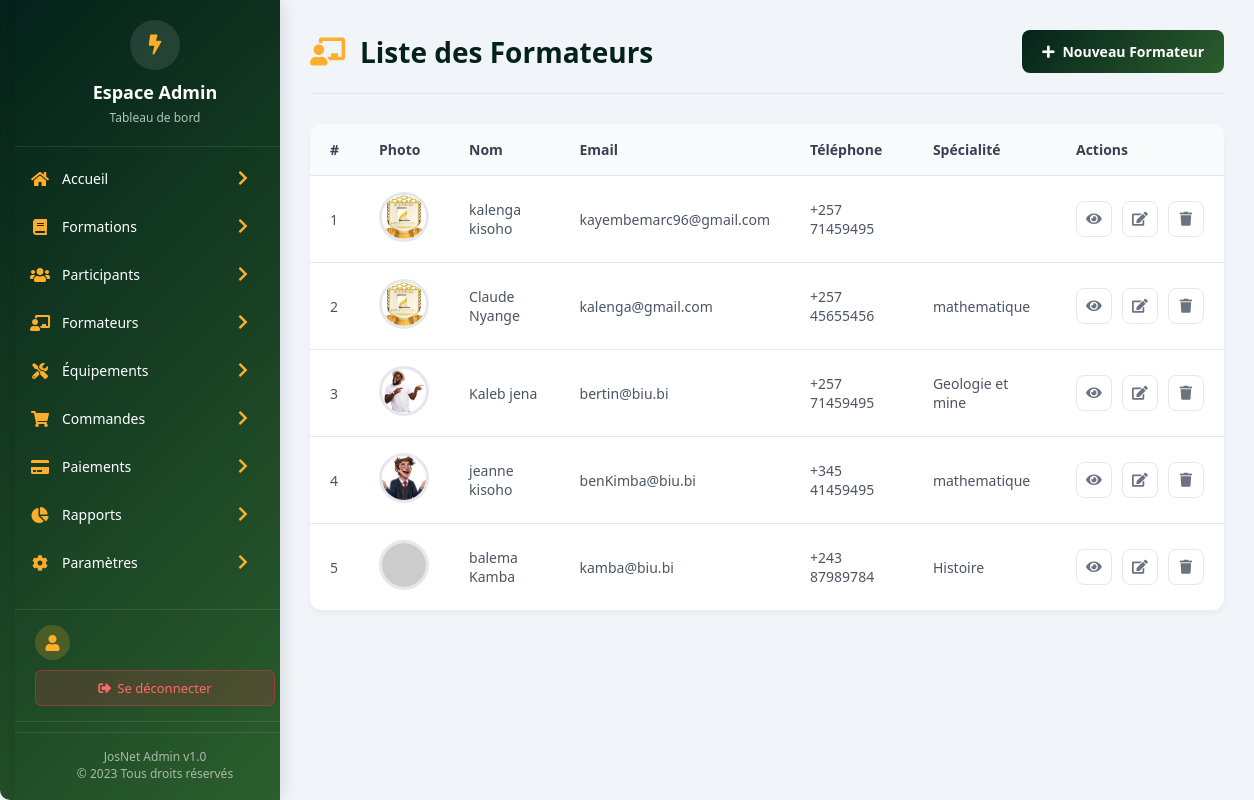
Before: /Admin/liste_formateur.php with the older database file.
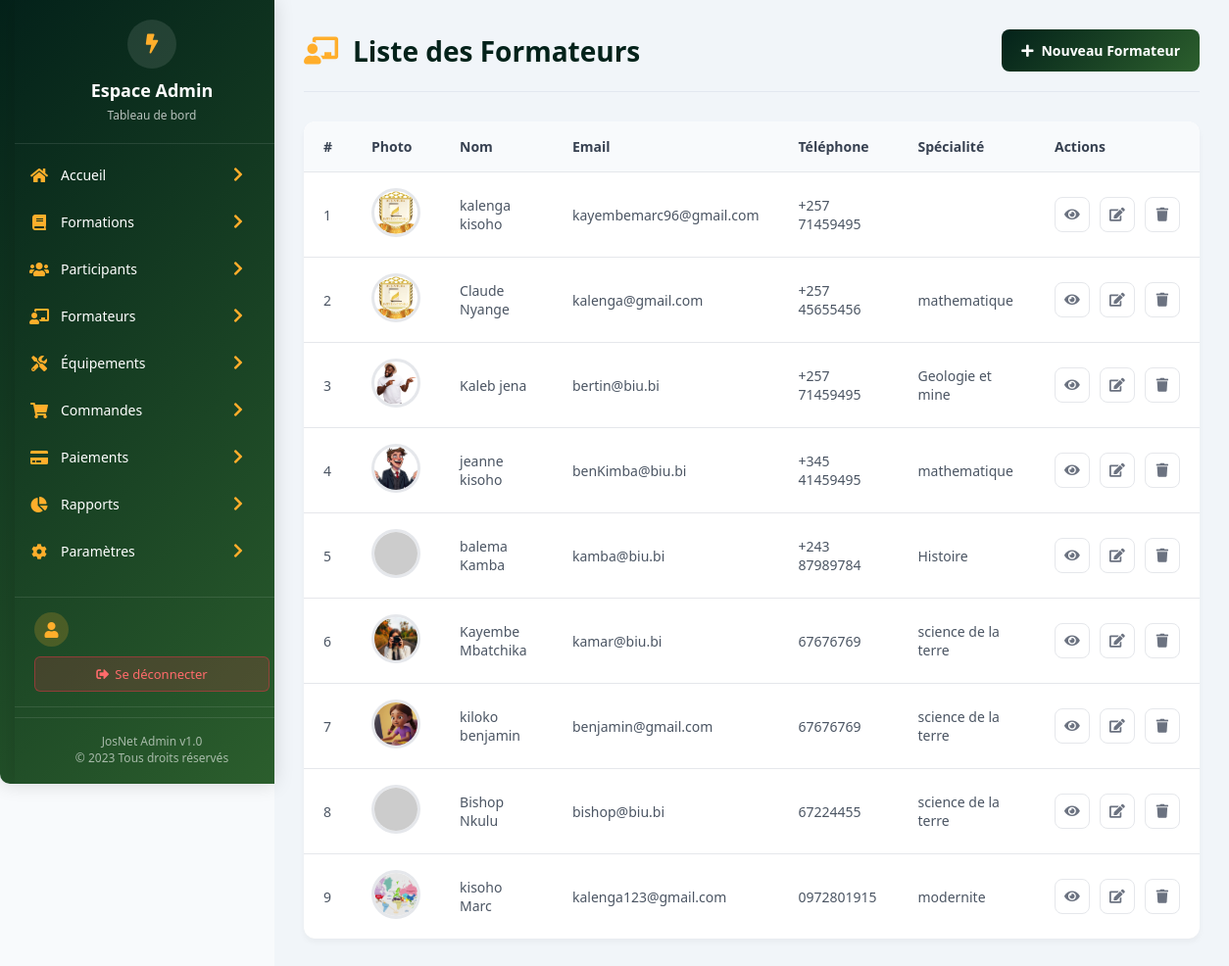
After: the same page with the newer database file.
### tables this page shows
CREATE TABLE IF NOT EXISTS `utilisateurs` (
  `id_utilisateur` int NOT NULL AUTO_INCREMENT,
  `nom` varchar(100) NOT NULL,
  `prenom` varchar(100) DEFAULT NULL,
  `email` varchar(150) NOT NULL,
  `mot_de_passe` varchar(255) NOT NULL,
  `telephone` varchar(20) DEFAULT NULL,
  `role` enum('admin','formateur','etudiant','client') DEFAULT 'client',
  `date_creation` timestamp NULL DEFAULT CURRENT_TIMESTAMP,
  `description` text NOT NULL,
  `photo` text NOT NULL,
  `specialite` varchar(50) NOT NULL,
  `id_formation` int DEFAULT NULL,
  PRIMARY KEY (`id_utilisateur`),
  UNIQUE KEY `email` (`email`),
  KEY `id_formation` (`id_formation`)
);

### modele/utilisateur.php (called while the page is built, shortened)
<?php
include_once('base.php');
class Utilisateur {
    private $id;
    private $nom;
    private $prenom;
    private $email;
    private $telephone;
    private $role;
    private $date_creation;
    private $photo;
    private $specialite;
    public function __construct(
        $id,
        $nom,
        $prenom,
        $email,
        $mot_de_passe,
        $telephone,
        $role,
        $description,
        $date_creation,
        $photo,
        $specialite = '',
        $id_formation = null)
        {
        $this->id = $id;
        $this->nom = $nom;
        $this->prenom = $prenom;
        $this->email = $email;
        $this->telephone = $telephone;
        $this->role = $role;
        $this->specialite = $specialite;
        $this->date_creation = $date_creation;
        $this->photo = $photo;
    }
    public function getId() { return $this->id; }
    public function getNom() { return $this->nom; }
    public function getPrenom() { return $this->prenom; }
    public function getEmail() { return $this->email; }
    public function getRole() { return $this->role; }
    public function getSpecialite() { return $this->specialite; }
    public function getTelephone() { return $this->telephone; }
    public function getDateCreation() { return $this->date_creation; }
    public function getPhoto() { return $this->photo; }
}
class RequeteUtilisateur {
    private $crud;
    public function __construct() {
        $pdo = new Database();
        $this->crud = $pdo->getConnection();
    }
    public function getUtilisateursByRole(string $role): array {
    $sql = "SELECT * FROM utilisateurs WHERE role = ?";
    $stmt = $this->crud->prepare($sql);
    $stmt->execute([$role]);
    $rows = $stmt->fetchAll(PDO::FETCH_ASSOC);
    $utilisateurs = [];
    foreach ($rows as $row) {
        $utilisateurs[] = new Utilisateur(
            $row['id_utilisateur'],
            $row['nom'],
            $row['prenom'],
            $row['email'],
            $row['mot_de_passe'],
            $row['telephone'],
            $row['role'],
            $row['description'],
            $row['date_creation'],
            $row['photo'],
            $row['specialite'],
            $row['id_formation']
        );
    }
    return $utilisateurs;
}
}
?>

### modele/base.php (called while the page is built, shortened)
<?php
class Database {
    private static string $host = "localhost";
    private static string $dbname = "josnet";
    private static string $username = "root";
    private static string $password = "";
    private static ?PDO $conn = null;
    public static function getConnection(): PDO {
        if (self::$conn === null) {
            try {
                self::$conn = new PDO(
                    "mysql:host=" . self::$host . ";dbname=" . self::$dbname . ";charset=utf8",
                    self::$username,
                    self::$password
                );
                self::$conn->setAttribute(PDO::ATTR_ERRMODE, PDO::ERRMODE_EXCEPTION);
                self::$conn->setAttribute(PDO::ATTR_DEFAULT_FETCH_MODE, PDO::FETCH_ASSOC);
            } catch (PDOException $e) {
                die("❌ Erreur de connexion à la base de données : " . $e->getMessage());
            }
        }
        return self::$conn;
    }
}
?>

### controle/controleur_utilisateur.php (called while the page is built, shortened)
<?php
include_once("../modele/utilisateur.php");
class UtilisateurController {
    private $requeteUtilisateur;
    public function __construct() {
        $this->requeteUtilisateur = new RequeteUtilisateur();
    }
    public function getUtilisateursByRole(string $role): array {
        try {
            $utilisateurs = $this->requeteUtilisateur->getUtilisateursByRole($role);
            return ['success' => true, 'data' => $utilisateurs, 'count' => count($utilisateurs)];
        } catch (Exception $e) {
            return ['success' => false, 'message' => 'Erreur: ' . $e->getMessage()];
        }
    }
}
?>

### Admin/liste_formateur.php (the view, shortened to what the changed rows need)
<!DOCTYPE html>
<html lang="fr">
<head>
    <link rel="stylesheet" href="../vue/font-awesome/css/all.min.css">
    <link rel="stylesheet" href="../vue/styles/stylemenu.css">
</head>
<body>
    <div class="dashboard-container">
        <div class="sidebar">
            <div class="menu">
                <?php include_once('menu.php');?>
            </div>
        </div>
        <div class="main-content">
            <div class="page-header">
                <h1><i class="fas fa-chalkboard-teacher"></i> Liste des Formateurs</h1>
            </div>
            <div class="table-container animate-in">
                <div class="table-responsive">
                    <table class="data-table">
                        <thead>
                            <tr>
                                <th>#</th>
                                <th>Photo</th>
                                <th>Nom</th>
                                <th>Email</th>
                                <th>Téléphone</th>
                                <th>Spécialité</th>
                                <th>Actions</th>
                            </tr>
                        </thead>
                        <tbody>
                            <?php
                            include_once('../controle/controleur_utilisateur.php');
                            $utilisateurCtrl = new UtilisateurController();
                            $usersData = $utilisateurCtrl->getUtilisateursByRole('formateur');
                            ?>
                            <?php if($usersData['success'] && count($usersData['data']) > 0): ?>
                                <?php foreach($usersData['data'] as $index => $user): ?>
                                    <tr>
                                        <td><?= $index + 1 ?></td>
                                        <td>
                                            <img src="<?= !empty($user->getPhoto()) ? '../controle/'.$user->getPhoto() : 'https://via.placeholder.com/150?text=No+Image' ?>"
                                                 alt="Profil"
                                                 class="profile-img"
                                                 onerror="this.src='https://via.placeholder.com/150?text=No+Image'">
                                        </td>
                                        <td><?= htmlspecialchars($user->getNom() . ' ' . $user->getPrenom()) ?></td>
                                        <td><?= htmlspecialchars($user->getEmail()) ?></td>
                                        <td><?= htmlspecialchars($user->getTelephone()) ?></td>
                                        <td><?= htmlspecialchars($user->getSpecialite()) ?></td>
                                        <td>
                                            <div class="action-buttons">
                                                <a href="#" class="action-btn action-view"
                                                   onclick="showFormateurDetails(<?= htmlspecialchars(json_encode([
                                                       'id' => $user->getId(),
                                                       'nom' => $user->getNom(),
                                                       'prenom' => $user->getPrenom(),
                                                       'email' => $user->getEmail(),
                                                       'telephone' => $user->getTelephone(),
                                                       'specialite' => $user->getSpecialite(),
                                                       'photo' => !empty($user->getPhoto()) ? '../controle/'.$user->getPhoto() : 'https://via.placeholder.com/150?text=No+Image',
                                                       'role' => $user->getRole(),
                                                       'date_creation' => $user->getDateCreation()
                                                   ]), ENT_QUOTES, 'UTF-8') ?>)"
                                                   title="Voir détails">
                                                    <i class="fas fa-eye"></i>
                                                </a>
                                                <a href="AjoutFormateur.php?resp=<?= $user->getId() ?>" class="action-btn action-edit" title="Modifier">
                                                    <i class="fas fa-edit"></i>
                                                </a>
                                                <a href="../controle/index.php?do=formateur_delete&id=<?= $user->getId() ?>"
                                                   onclick="return confirm('Voulez-vous vraiment supprimer ce formateur ?')"
                                                   class="action-btn action-delete"
                                                   title="Supprimer">
                                                    <i class="fas fa-trash"></i>
                                                </a>
                                            </div>
                                        </td>
                                    </tr>
                                <?php endforeach; ?>
                            <?php endif; ?>
                        </tbody>
                    </table>
                </div>
            </div>
        </div>
    </div>
</body>
</html>

Changed rows visible on the page:
added utilisateurs: photo (picture), $user->getNom() . ' ' . $user->getPrenom() "Kayembe Mbatchika", email "kamar@biu.bi", telephone "67676769", specialite "science de la terre"
added utilisateurs: photo (picture), $user->getNom() . ' ' . $user->getPrenom() "kiloko benjamin", email "benjamin@gmail.com", telephone "67676769", specialite "science de la terre"
added utilisateurs: $user->getNom() . ' ' . $user->getPrenom() "Bishop Nkulu", email "bishop@biu.bi", telephone "67224455", specialite "science de la terre"
added utilisateurs: photo (picture), $user->getNom() . ' ' . $user->getPrenom() "kisoho Marc", email "kalenga123@gmail.com", telephone "0972801915", specialite "modernite"
